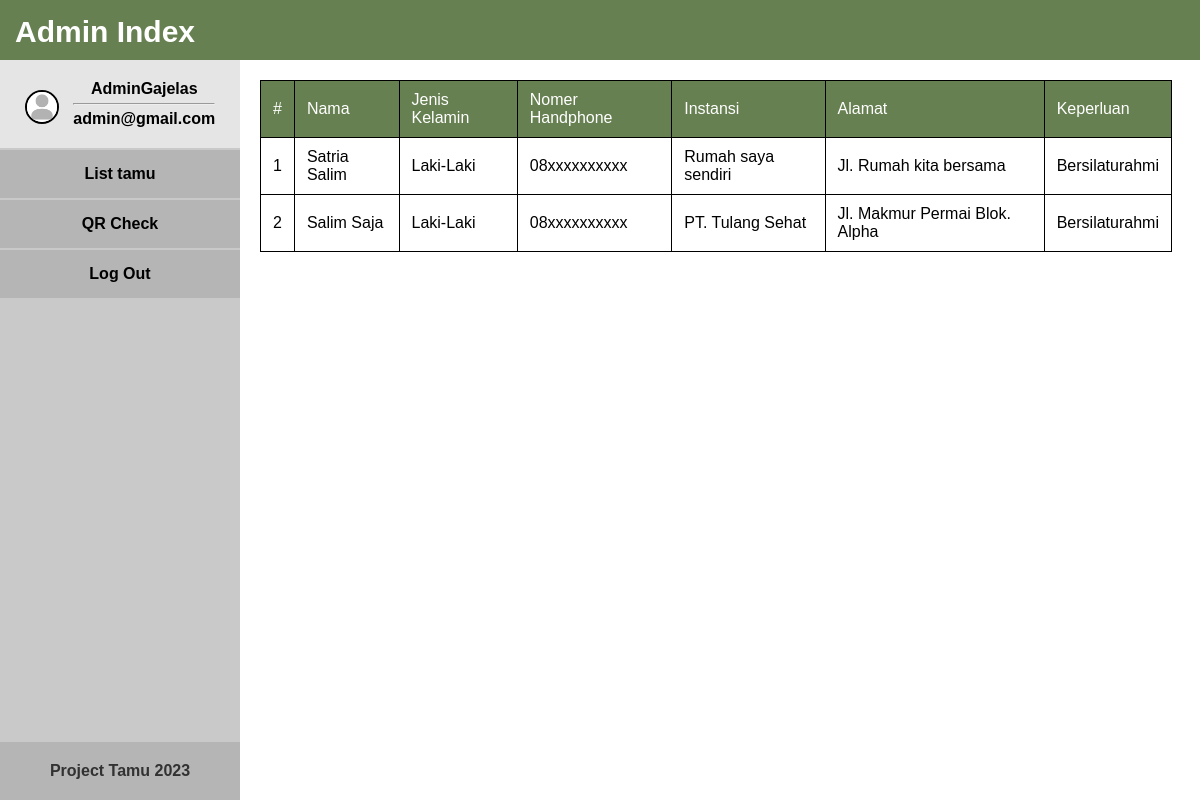
Screenshot of /admin_index.php (signed in) with the database file from the repository.
### tables this page shows
CREATE TABLE `tamu` (
  `id` int(11) NOT NULL,
  `name` varchar(65) NOT NULL,
  `phone` varchar(128) NOT NULL,
  `instance` varchar(128) NOT NULL,
  `address` varchar(128) NOT NULL,
  `gender` varchar(65) NOT NULL,
  `keperluan` varchar(128) NOT NULL,
  `photo` varchar(128) NOT NULL,
  `token` varchar(65) NOT NULL
);

### admin_index.php (the view, shortened to what this page needs)
<?php
$conn = OpenMYSQL();
if(isset($_SESSION['admin'])) {
    $email = $_SESSION['admin'];
    if($result = mysqli_query($conn, "SELECT * FROM `admin` WHERE `email`='$email' LIMIT 1")) {
        if(mysqli_num_rows($result) > 0) {
            while($row = mysqli_fetch_assoc($result)) {
                $nama = $row['name'];
                $email = $row['email'];
            }
        } else {
            $_SESSION['admin'] = null;
            header("Location: index.php");
            exit();
        }
    } else {
        echo("<script>alert('Query Error');</script>");
    }
} else {
    header("Location: index.php");
    exit();
}
?>
<html lang="en">
<head>
</head>
<body>
    <div class="header">
        <a href="#"><b>Admin Index</b></a>
    </div>
    <div class="body">
        <div class="navbar">
            <div class="profile">
                <img src="picture/guest.png" alt="">
                <span class="profile-ch">
                    <div><?= $nama ?></div><hr>
                    <div><?= $email ?></div>
                </span>
            </div>
            <div class="button tamu-button">List tamu</div>
            <div class="button qr-button">QR Check</div>
            <div class="button logout-button">Log Out</div>
            <div class="footer">
                <h4>Project Tamu 2023</h4>
            </div>
        </div>
        <div class="content">
            <div class="list-tamu" style="display: block;">
                <table class="table-tamu">
                    <tr>
                        <td>#</td>
                        <td>Nama</td>
                        <td>Jenis Kelamin</td>
                        <td>Nomer Handphone</td>
                        <td>Instansi</td>
                        <td>Alamat</td>
                        <td>Keperluan</td>
                    </tr>
                    <?php
                        if($result = mysqli_query($conn, "SELECT * FROM `tamu` WHERE 1")) {
                            while($row = mysqli_fetch_assoc($result)) {
                                echo("<tr>
                                    <td>" . $row['id'] . "</td>
                                    <td>" . $row['name'] . "</td>
                                    <td>" . $row['gender'] . "</td>
                                    <td>" . $row['phone'] . "</td>
                                    <td>" . $row['instance'] . "</td>
                                    <td>" . $row['address'] . "</td>
                                    <td>" . $row['keperluan'] . "</td>
                                </tr>");
                            }
                        }
                    ?>
                </table>
            </div>
        </div>
    </div>
</body>
</html>

### admin_index.php (style rules this page uses)
* { margin: 0; padding: 0; font-family: Arial, Helvetica, sans-serif; }
.header { background-color: #678052; height: 60px; width: 100vw; }
.body { width: fit-content; display: flex; }
.navbar { background-color: rgb(201, 201, 201); height: calc(100vh - 60px); width: 20vw; }
.content { background-color: rgb(255, 255, 255); height: calc(100vh - 60px); width: 80vw; overflow: auto; }
.header a { color: white; position: absolute; text-decoration: none; font-size: 30px; margin: 15px; }
.navbar .button { background-color: rgba(0, 0, 0, 0.100); text-align: center; font-weight: bold; width: auto; margin: 2px 0; padding: 15px 0; cursor: pointer; }
.navbar .profile { background-color: rgb(229, 229, 229); text-align: center; font-weight: bold; padding: 20px 0; width: auto; }
.navbar .profile img { width: 2.5vw; height: 2.5vw; background-color: rgb(247, 247, 247); border: 2.5px solid black; border-radius: 50%; overflow: hidden; margin-right: 5px; }
.profile-ch { display: inline-block; text-align: left; margin-left: 5px; }
.profile-ch div:nth-child(1) { text-align: center; }
.profile-ch hr { margin: 5px 0; }
.footer { position: absolute; background-color: rgba(0, 0, 0, 0.100); text-align: center; font-weight: bold; width: 20vw; padding: 20px 0; bottom: 0; font-weight: normal; color: rgb(50, 50, 50); }
.table-tamu { border-collapse: collapse; margin: 20px; width: 95%; max-width: 95%; }
.table-tamu td { padding: 10px 12px; text-align: left; border: 1px solid black; }
.table-tamu tr:nth-child(1) td { background-color: #678052; color: white; }

### rows the page displays
tamu: id "1", name "Satria Salim", gender "Laki-Laki", phone "08xxxxxxxxxx", instance "Rumah saya sendiri", address "Jl. Rumah kita bersama", keperluan "Bersilaturahmi"
tamu: id "2", name "Salim Saja", gender "Laki-Laki", phone "08xxxxxxxxxx", instance "PT. Tulang Sehat", address "Jl. Makmur Permai Blok. Alpha", keperluan "Bersilaturahmi"

### other values shown
$nama "AdminGajelas"
$email "admin@gmail.com"
